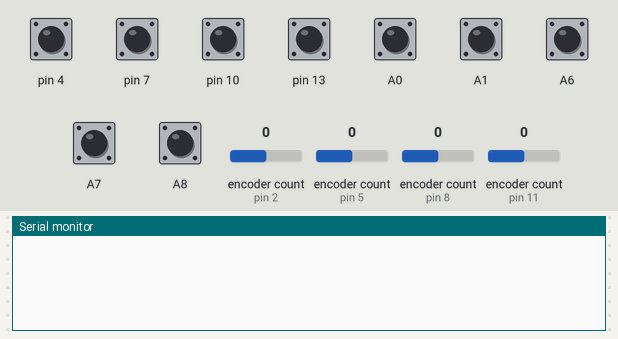
Bench run of a sketch on a simulated Teensy 3. Shown: the last lines printed to the serial monitor. Inputs (shaded band) come from the test bench; at power-on: A0, A1, A6–8, pin 4, pin 7, pin 10, pin 13 HIGH, encoder count (sensors on pin 2, pin 5, pin 8, pin 11) 0.

Above: at 1.2 s.
1.3 s: encoder count (sensor on pin 2) set to 1
At 2.1 s:
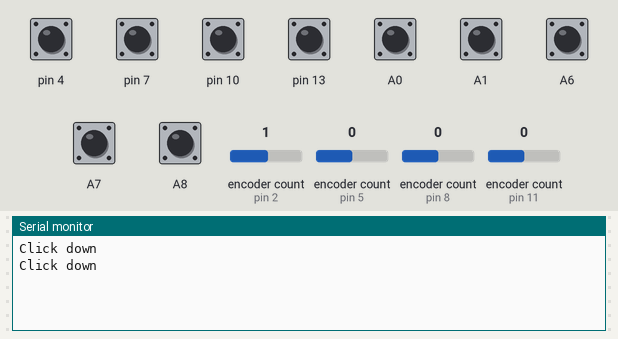
2.8 s: encoder count (sensor on pin 2) set to 0
At 4.4 s:
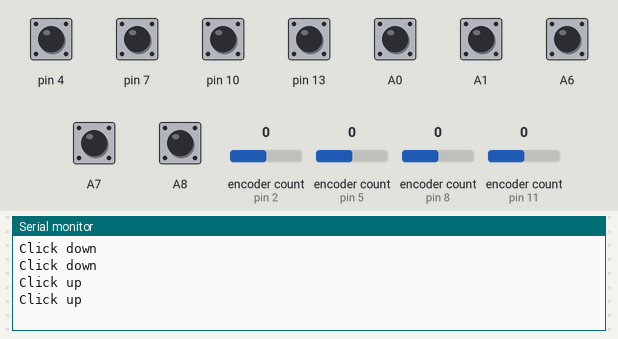

The sketch:

teensy-buttonbox1.ino
```cpp
// Teensy LC Button Box

#include <Encoder.h>

Encoder rotary1(2, 3);
Encoder rotary2(5, 6);
Encoder rotary3(8, 9);
Encoder rotary4(11, 12);

long rot1pos, rot2pos, rot3pos, rot4pos;
long rot1, rot2, rot3, rot4;
const int rot_delay = 250;

void setup()
{
  pinMode(4, INPUT_PULLUP);
  pinMode(7, INPUT_PULLUP);
  pinMode(10, INPUT_PULLUP);
  pinMode(13, INPUT_PULLUP);
  pinMode(14, INPUT_PULLUP);
  pinMode(15, INPUT_PULLUP);
  pinMode(20, INPUT_PULLUP);
  pinMode(21, INPUT_PULLUP);
  pinMode(22, INPUT_PULLUP);

  rotary1.write(0);
  rotary2.write(0);
  rotary3.write(0);
  rotary4.write(0);

  rot1pos = 0;
  rot2pos = 0;
  rot3pos = 0;
  rot4pos = 0;

  Joystick.useManualSend(true);
}

void loop()
{
  // read the digital inputs and set the buttons

  // ignition, start and pushbuttons
  Joystick.button(1, !digitalRead(14));
  Joystick.button(2, !digitalRead(15));
  Joystick.button(3, !digitalRead(20));
  Joystick.button(4, !digitalRead(21));
  Joystick.button(5, !digitalRead(22));

  // rotary encoder push buttons
  Joystick.button(8, !digitalRead(4));
  Joystick.button(11, !digitalRead(7));
  Joystick.button(14, !digitalRead(10));
  Joystick.button(17, !digitalRead(13));

  // rotary encoder rotation

  rot1 = rotary1.read();
  rot2 = rotary2.read();
  rot3 = rotary3.read();
  rot4 = rotary4.read();

  // rotary 1
  if (rot1 <= -2)
  {
    Joystick.button(6, true);
    Joystick.button(7, false);
    rotary1.write(rot1 + 2);
    Serial.println("Click up");
    Joystick.send_now();
    delay(rot_delay);
  }
  else if (rot1 >= 2)
  {
    Joystick.button(6, false);
    Joystick.button(7, true);
    rotary1.write(rot1 - 2);
    Serial.println("Click down");
    Joystick.send_now();
    delay(rot_delay);
  }
  else
  {
    Joystick.button(6, false);
    Joystick.button(7, false);
    Joystick.send_now();
  }

     // rotary 2
     if (rot2 < 0)
  {
    Joystick.button(9, true);
    Joystick.button(10, false);
    rotary2.write(0);
    Joystick.send_now();
    delay(rot_delay);
  }
  else if (rot2 > 0)
  {
    Joystick.button(9, false);
    Joystick.button(10, true);
    rotary2.write(0);
    Joystick.send_now();
    delay(rot_delay);
  }
  else
  {
    Joystick.button(9, false);
    Joystick.button(10, false);
    Joystick.send_now();
  }

  // rotary 3
  if (rot3 > 0)
  {
    Joystick.button(12, true);
    Joystick.button(13, false);
    rotary3.write(0);
    Joystick.send_now();
    delay(rot_delay);
  }
  else if (rot3 < 0)
  {
    Joystick.button(12, false);
    Joystick.button(13, true);
    rotary3.write(0);
    Joystick.send_now();
    delay(rot_delay);
  }
  else
  {
    Joystick.button(12, false);
    Joystick.button(13, false);
    Joystick.send_now();
  }

  // rotary 4
  if (rot4 > 0)
  {
    Joystick.button(15, true);
    Joystick.button(16, false);
    rotary4.write(0);
    Joystick.send_now();
    delay(rot_delay);
  }
  else if (rot4 < 0)
  {
    Joystick.button(15, false);
    Joystick.button(16, true);
    rotary4.write(0);
    delay(rot_delay);
  }
  else
  {
    Joystick.button(15, false);
    Joystick.button(16, false);
    Joystick.send_now();
  }

  Joystick.send_now();
}
```

Measured:
- after the input at 1.3 s, the serial monitor: prints a new line at once (image 1)
- after the input at 2.8 s, the serial monitor: prints a new line at once (image 2)
